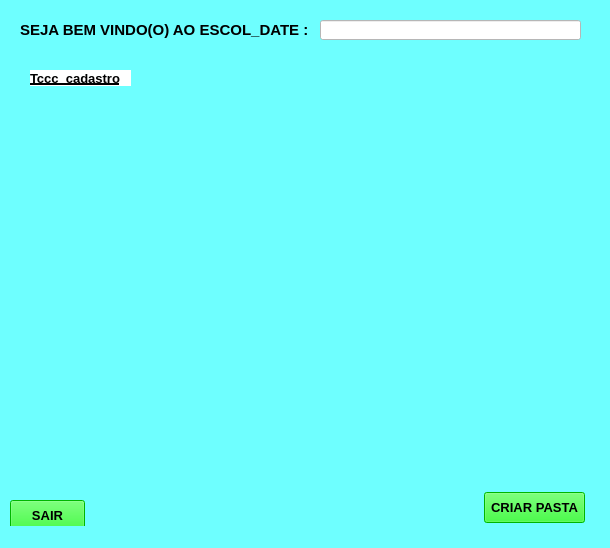
<?xml version="1.0" encoding="UTF-8"?>
<ui version="4.0">
 <class>MainWindow</class>
 <widget class="QMainWindow" name="MainWindow">
  <property name="geometry">
   <rect>
    <x>0</x>
    <y>0</y>
    <width>610</width>
    <height>548</height>
   </rect>
  </property>
  <property name="font">
   <font>
    <italic>false</italic>
   </font>
  </property>
  <property name="windowTitle">
   <string>MainWindow</string>
  </property>
  <property name="styleSheet">
   <string notr="true">background-color: rgb(110, 255, 255);</string>
  </property>
  <widget class="QWidget" name="centralwidget">
   <widget class="QLabel" name="label">
    <property name="geometry">
     <rect>
      <x>20</x>
      <y>20</y>
      <width>301</width>
      <height>20</height>
     </rect>
    </property>
    <property name="font">
     <font>
      <pointsize>11</pointsize>
      <weight>75</weight>
      <bold>true</bold>
     </font>
    </property>
    <property name="text">
     <string>SEJA BEM VINDO(O) AO ESCOL_DATE :</string>
    </property>
   </widget>
   <widget class="QLineEdit" name="lineEdit">
    <property name="geometry">
     <rect>
      <x>320</x>
      <y>20</y>
      <width>261</width>
      <height>20</height>
     </rect>
    </property>
    <property name="styleSheet">
     <string notr="true">background-color: rgb(255, 255, 255);</string>
    </property>
   </widget>
   <widget class="QPushButton" name="pushButton">
    <property name="geometry">
     <rect>
      <x>484</x>
      <y>492</y>
      <width>101</width>
      <height>31</height>
     </rect>
    </property>
    <property name="font">
     <font>
      <pointsize>10</pointsize>
      <weight>75</weight>
      <bold>true</bold>
     </font>
    </property>
    <property name="styleSheet">
     <string notr="true">background-color: rgb(0, 255, 0);</string>
    </property>
    <property name="text">
     <string>CRIAR PASTA</string>
    </property>
   </widget>
   <widget class="QPushButton" name="pushButton_2">
    <property name="geometry">
     <rect>
      <x>10</x>
      <y>500</y>
      <width>75</width>
      <height>31</height>
     </rect>
    </property>
    <property name="font">
     <font>
      <pointsize>10</pointsize>
      <weight>75</weight>
      <bold>true</bold>
     </font>
    </property>
    <property name="styleSheet">
     <string notr="true">background-color: rgb(0, 255, 0);</string>
    </property>
    <property name="text">
     <string>SAIR</string>
    </property>
   </widget>
   <widget class="QLabel" name="label_2">
    <property name="geometry">
     <rect>
      <x>30</x>
      <y>70</y>
      <width>101</width>
      <height>16</height>
     </rect>
    </property>
    <property name="font">
     <font>
      <pointsize>10</pointsize>
      <weight>75</weight>
      <italic>false</italic>
      <bold>true</bold>
      <underline>true</underline>
     </font>
    </property>
    <property name="styleSheet">
     <string notr="true">background-color: rgb(255, 255, 255);</string>
    </property>
    <property name="text">
     <string>Tccc_cadastro</string>
    </property>
   </widget>
  </widget>
  <widget class="QStatusBar" name="statusbar"/>
 </widget>
 <resources/>
 <connections/>
</ui>
